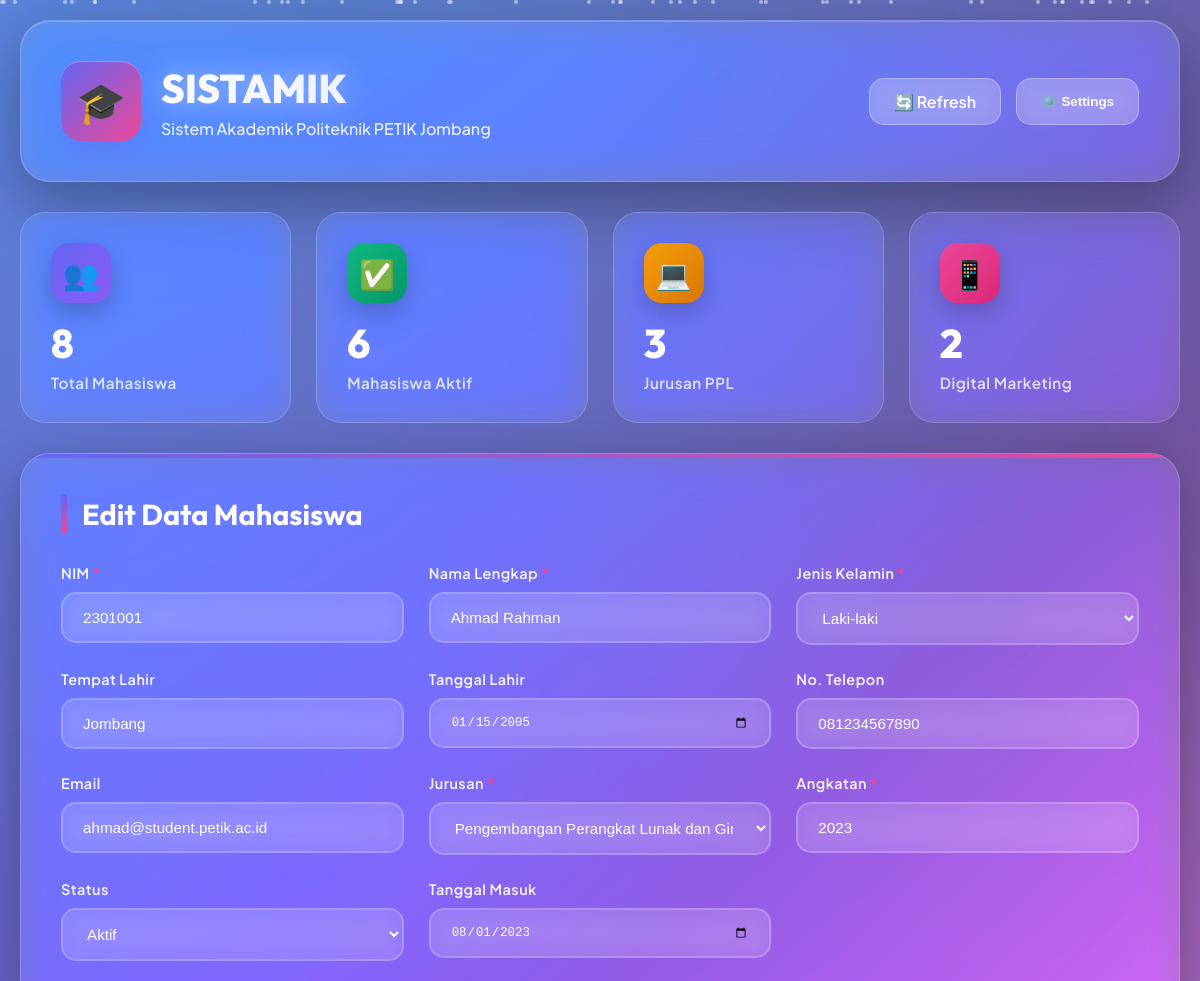
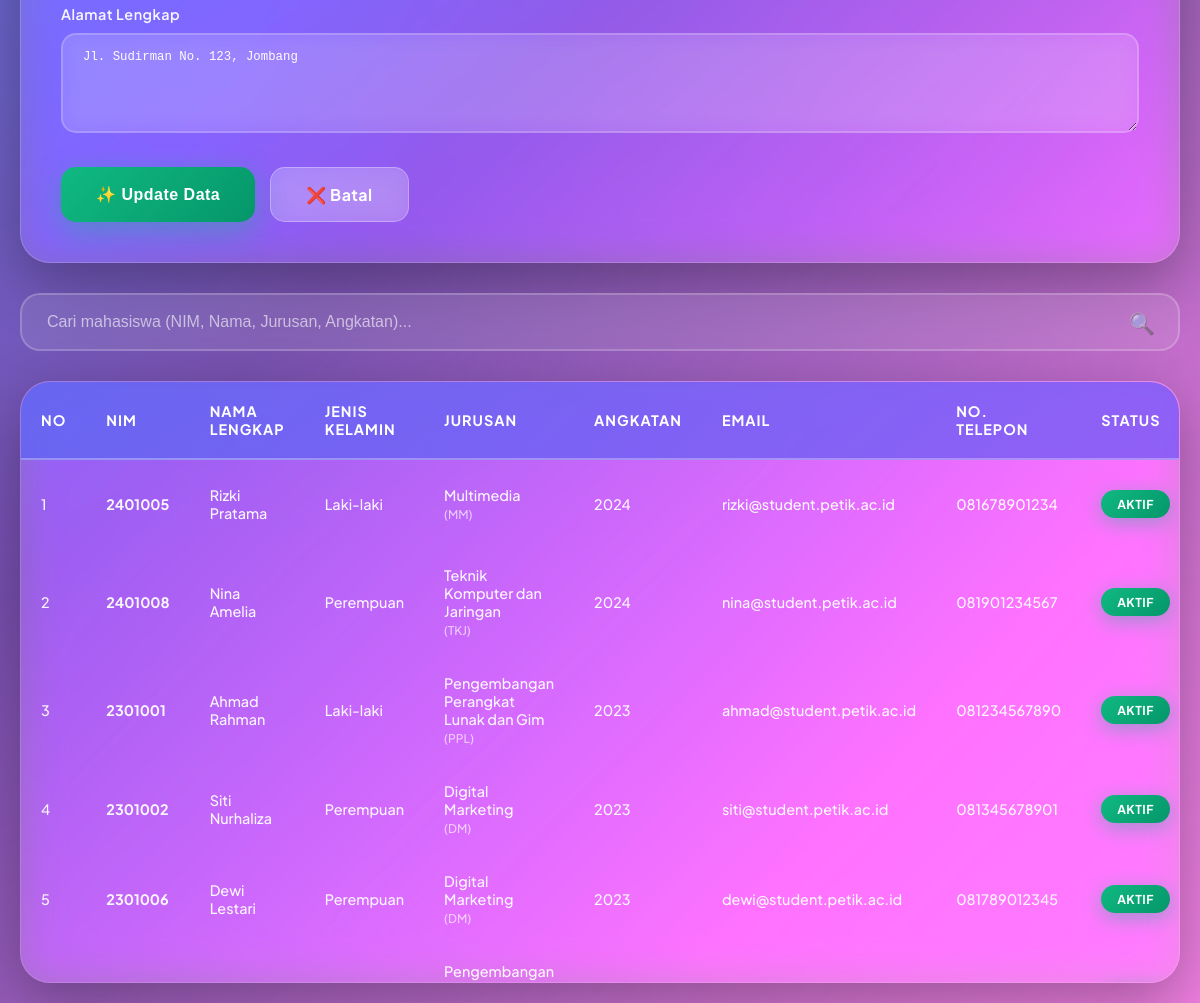
The app's page /?action=edit&id=1 with its own data (2 pictures, top to bottom).
### tables this page shows
CREATE TABLE IF NOT EXISTS mahasiswa (
    id_mahasiswa INT AUTO_INCREMENT PRIMARY KEY,
    nim VARCHAR(20) NOT NULL UNIQUE,
    nama_lengkap VARCHAR(100) NOT NULL,
    jenis_kelamin ENUM('Laki-laki', 'Perempuan') NOT NULL,
    tempat_lahir VARCHAR(50),
    tanggal_lahir DATE,
    alamat TEXT,
    no_telepon VARCHAR(20),
    email VARCHAR(100),
    id_jurusan INT,
    angkatan YEAR NOT NULL,
    status ENUM('Aktif', 'Cuti', 'Lulus', 'DO') DEFAULT 'Aktif',
    tanggal_masuk DATE,
    created_at TIMESTAMP DEFAULT CURRENT_TIMESTAMP,
    updated_at TIMESTAMP DEFAULT CURRENT_TIMESTAMP ON UPDATE CURRENT_TIMESTAMP,
    FOREIGN KEY (id_jurusan) REFERENCES jurusan(id_jurusan) ON DELETE SET NULL
);

CREATE TABLE IF NOT EXISTS jurusan (
    id_jurusan INT AUTO_INCREMENT PRIMARY KEY,
    nama_jurusan VARCHAR(100) NOT NULL,
    kode_jurusan VARCHAR(10) NOT NULL UNIQUE,
    created_at TIMESTAMP DEFAULT CURRENT_TIMESTAMP
);

### index.php (the view, shortened to what this page needs)
<?php
$host = 'localhost';
$dbname = 'db_sistamik';
$username = 'root';
$password = '';
try {
    $pdo = new PDO("mysql:host=$host;dbname=$dbname;charset=utf8mb4", $username, $password);
    $pdo->setAttribute(PDO::ATTR_ERRMODE, PDO::ERRMODE_EXCEPTION);
} catch(PDOException $e) {
    die("Koneksi database gagal: " . $e->getMessage());
}
$edit_data = null;
if (isset($_GET['action']) && $_GET['action'] === 'edit' && isset($_GET['id'])) {
    $stmt = $pdo->prepare("SELECT * FROM mahasiswa WHERE id_mahasiswa = ?");
    $stmt->execute([$_GET['id']]);
    $edit_data = $stmt->fetch(PDO::FETCH_ASSOC);
}
$stmt_jurusan = $pdo->query("SELECT * FROM jurusan ORDER BY nama_jurusan");
$jurusan_list = $stmt_jurusan->fetchAll(PDO::FETCH_ASSOC);
$search = isset($_GET['search']) ? $_GET['search'] : '';
if ($search) {
    $stmt = $pdo->prepare("SELECT m.*, j.nama_jurusan, j.kode_jurusan
                          FROM mahasiswa m
                          LEFT JOIN jurusan j ON m.id_jurusan = j.id_jurusan
                          WHERE m.nim LIKE ? OR m.nama_lengkap LIKE ? OR j.nama_jurusan LIKE ? OR j.kode_jurusan LIKE ? OR m.angkatan LIKE ?
                          ORDER BY m.angkatan DESC, m.nim ASC");
    $search_param = "%$search%";
    $stmt->execute([$search_param, $search_param, $search_param, $search_param, $search_param]);
} else {
    $stmt = $pdo->query("SELECT m.*, j.nama_jurusan, j.kode_jurusan
                        FROM mahasiswa m
                        LEFT JOIN jurusan j ON m.id_jurusan = j.id_jurusan
                        ORDER BY m.angkatan DESC, m.nim ASC");
}
$mahasiswa_list = $stmt->fetchAll(PDO::FETCH_ASSOC);
$total_mahasiswa = count($mahasiswa_list);
$total_aktif = count(array_filter($mahasiswa_list, function($m) { return $m['status'] === 'Aktif'; }));
$total_ppl = count(array_filter($mahasiswa_list, function($m) { return $m['kode_jurusan'] === 'PPL'; }));
$total_dm = count(array_filter($mahasiswa_list, function($m) { return $m['kode_jurusan'] === 'DM'; }));
?>
<!DOCTYPE html>
<html lang="id">
<head>
</head>
<body>
    <div class="particles" id="particles"></div>
    <div class="container">
        <div class="header">
            <div class="header-content">
                <div class="logo-section">
                    <div class="logo-3d">🎓</div>
                    <div class="header-text">
                        <h1>SISTAMIK</h1>
                        <p>Sistem Akademik Politeknik PETIK Jombang</p>
                    </div>
                </div>
                <div class="header-actions">
                    <a href="index.php" class="header-btn">🔄 Refresh</a>
                    <button class="header-btn">⚙️ Settings</button>
                </div>
            </div>
        </div>
        <div class="stats">
            <div class="stat-card">
                <div class="stat-icon">👥</div>
                <div class="stat-content">
                    <h3><?php echo $total_mahasiswa; ?></h3>
                    <p>Total Mahasiswa</p>
                </div>
            </div>
            <div class="stat-card">
                <div class="stat-icon">✅</div>
                <div class="stat-content">
                    <h3><?php echo $total_aktif; ?></h3>
                    <p>Mahasiswa Aktif</p>
                </div>
            </div>
            <div class="stat-card">
                <div class="stat-icon">💻</div>
                <div class="stat-content">
                    <h3><?php echo $total_ppl; ?></h3>
                    <p>Jurusan PPL</p>
                </div>
            </div>
            <div class="stat-card">
                <div class="stat-icon">📱</div>
                <div class="stat-content">
                    <h3><?php echo $total_dm; ?></h3>
                    <p>Digital Marketing</p>
                </div>
            </div>
        </div>
        <div class="form-section">
            <h2><?php echo $edit_data ? 'Edit Data Mahasiswa' : 'Tambah Data Mahasiswa Baru'; ?></h2>
            <form method="POST" action="">
                <div class="form-grid">
                    <div class="form-group">
                        <label for="nim">NIM <span style="color:#EC4899">*</span></label>
                        <input type="text" id="nim" name="nim" placeholder="Contoh: 2301001" value="<?php echo $edit_data ? htmlspecialchars($edit_data['nim']) : ''; ?>" required>
                    </div>
                    <div class="form-group">
                        <label for="nama_lengkap">Nama Lengkap <span style="color:#EC4899">*</span></label>
                        <input type="text" id="nama_lengkap" name="nama_lengkap" placeholder="Nama lengkap mahasiswa" value="<?php echo $edit_data ? htmlspecialchars($edit_data['nama_lengkap']) : ''; ?>" required>
                    </div>
                    <div class="form-group">
                        <label for="jenis_kelamin">Jenis Kelamin <span style="color:#EC4899">*</span></label>
                        <select id="jenis_kelamin" name="jenis_kelamin" required>
                            <option value="Laki-laki" <?php echo ($edit_data && $edit_data['jenis_kelamin'] == 'Laki-laki') ? 'selected' : ''; ?>>Laki-laki</option>
                        </select>
                    </div>
                    <div class="form-group">
                        <label for="tempat_lahir">Tempat Lahir</label>
                        <input type="text" id="tempat_lahir" name="tempat_lahir" placeholder="Contoh: Jombang" value="<?php echo $edit_data ? htmlspecialchars($edit_data['tempat_lahir']) : ''; ?>">
                    </div>
                    <div class="form-group">
                        <label for="tanggal_lahir">Tanggal Lahir</label>
                        <input type="date" id="tanggal_lahir" name="tanggal_lahir" value="<?php echo $edit_data ? $edit_data['tanggal_lahir'] : ''; ?>">
                    </div>
                    <div class="form-group">
                        <label for="no_telepon">No. Telepon</label>
                        <input type="text" id="no_telepon" name="no_telepon" placeholder="085xxxxxxxxx" value="<?php echo $edit_data ? htmlspecialchars($edit_data['no_telepon']) : ''; ?>">
                    </div>
                    <div class="form-group">
                        <label for="email">Email</label>
                        <input type="email" id="email" name="email" placeholder="mahasiswa@student.petik.ac.id" value="<?php echo $edit_data ? htmlspecialchars($edit_data['email']) : ''; ?>">
                    </div>
                    <div class="form-group">
                        <label for="id_jurusan">Jurusan <span style="color:#EC4899">*</span></label>
                        <select id="id_jurusan" name="id_jurusan" required>
                            <?php foreach ($jurusan_list as $jurusan): ?>
                            <option value="<?php echo $jurusan['id_jurusan']; ?>" <?php echo ($edit_data && $edit_data['id_jurusan'] == $jurusan['id_jurusan']) ? 'selected' : ''; ?>>
                                <?php echo htmlspecialchars($jurusan['nama_jurusan']); ?>
                            </option>
                            <?php endforeach; ?>
                        </select>
                    </div>
                    <div class="form-group">
                        <label for="angkatan">Angkatan <span style="color:#EC4899">*</span></label>
                        <input type="number" id="angkatan" name="angkatan" placeholder="Contoh: 2024" min="2000" max="2100" value="<?php echo $edit_data ? $edit_data['angkatan'] : ''; ?>" required>
                    </div>
                    <div class="form-group">
                        <label for="status">Status</label>
                        <select id="status" name="status">
                            <option value="Aktif" <?php echo ($edit_data && $edit_data['status'] == 'Aktif') ? 'selected' : ''; ?>>Aktif</option>
                        </select>
                    </div>
                    <div class="form-group">
                        <label for="tanggal_masuk">Tanggal Masuk</label>
                        <input type="date" id="tanggal_masuk" name="tanggal_masuk" value="<?php echo $edit_data ? $edit_data['tanggal_masuk'] : ''; ?>">
                    </div>
                </div>
                <div class="form-group" style="margin-top: 25px;">
                    <label for="alamat">Alamat Lengkap</label>
                    <textarea id="alamat" name="alamat" placeholder="Alamat lengkap mahasiswa"><?php echo $edit_data ? htmlspecialchars($edit_data['alamat']) : ''; ?></textarea>
                </div>
                <div class="form-actions">
                    <?php if ($edit_data): ?>
                    <button type="submit" class="btn btn-success">✨ Update Data</button>
                    <a href="index.php" class="btn btn-cancel">❌ Batal</a>
                    <?php else: ?>
                    <button type="submit" class="btn btn-primary">💾 Simpan Data</button>
                    <button type="reset" class="btn btn-cancel">🔄 Reset Form</button>
                    <?php endif; ?>
                </div>
            </form>
        </div>
        <div class="search-container">
            <form method="GET" action="">
                <div class="search-box">
                    <input type="text" name="search" placeholder="Cari mahasiswa (NIM, Nama, Jurusan, Angkatan)..." value="<?php echo htmlspecialchars($search); ?>">
                    <span class="search-icon">🔍</span>
                </div>
            </form>
        </div>
        <div class="table-container">
            <div class="table-wrapper">
                <table>
                    <thead>
                        <tr>
                            <th>No</th>
                            <th>NIM</th>
                            <th>Nama Lengkap</th>
                            <th>Jenis Kelamin</th>
                            <th>Jurusan</th>
                            <th>Angkatan</th>
                            <th>Email</th>
                            <th>No. Telepon</th>
                            <th>Status</th>
                        </tr>
                    </thead>
                    <tbody>
                        <?php if (count($mahasiswa_list) > 0): ?>
                            <?php foreach ($mahasiswa_list as $index => $mahasiswa): ?>
                            <tr style="animation-delay: <?php echo $index * 0.05; ?>s">
                                <td><?php echo $index + 1; ?></td>
                                <td><strong><?php echo htmlspecialchars($mahasiswa['nim']); ?></strong></td>
                                <td><?php echo htmlspecialchars($mahasiswa['nama_lengkap']); ?></td>
                                <td><?php echo htmlspecialchars($mahasiswa['jenis_kelamin']); ?></td>
                                <td>
                                    <?php echo htmlspecialchars($mahasiswa['nama_jurusan']); ?><br>
                                    <small style="opacity: 0.7;">(<?php echo htmlspecialchars($mahasiswa['kode_jurusan']); ?>)</small>
                                </td>
                                <td><?php echo htmlspecialchars($mahasiswa['angkatan']); ?></td>
                                <td><?php echo $mahasiswa['email'] ? htmlspecialchars($mahasiswa['email']) : '-'; ?></td>
                                <td><?php echo $mahasiswa['no_telepon'] ? htmlspecialchars($mahasiswa['no_telepon']) : '-'; ?></td>
                                <td><span class="status-badge status-<?php echo strtolower($mahasiswa['status']); ?>"><?php echo htmlspecialchars($mahasiswa['status']); ?></span></td>
                            </tr>
                            <?php endforeach; ?>
                        <?php endif; ?>
                    </tbody>
                </table>
            </div>
        </div>
    </div>
</body>
</html>

### records on screen
mahasiswa: nim "2301001", nama_lengkap "Ahmad Rahman", jenis_kelamin "Laki-laki", tempat_lahir "Jombang", tanggal_lahir "01/15/2005", no_telepon "081234567890", email "ahmad@student.petik.ac.id", id_jurusan "Pengembangan Perangkat Lunak dan Gim", angkatan "2023", status "Aktif", tanggal_masuk "08/01/2023", alamat "Jl. Sudirman No. 123, Jombang", id_jurusan.nama_jurusan "Pengembangan Perangkat Lunak dan Gim", id_jurusan.kode_jurusan "PPL", status "AKTIF"
mahasiswa: nim "2401005", nama_lengkap "Rizki Pratama", jenis_kelamin "Laki-laki", id_jurusan.nama_jurusan "Multimedia", id_jurusan.kode_jurusan "MM", angkatan "2024", email "rizki@student.petik.ac.id", no_telepon "081678901234", status "AKTIF"
mahasiswa: nim "2401008", nama_lengkap "Nina Amelia", jenis_kelamin "Perempuan", id_jurusan.nama_jurusan "Teknik Komputer dan Jaringan", id_jurusan.kode_jurusan "TKJ", angkatan "2024", email "nina@student.petik.ac.id", no_telepon "081901234567", status "AKTIF"
mahasiswa: nim "2301002", nama_lengkap "Siti Nurhaliza", jenis_kelamin "Perempuan", id_jurusan.nama_jurusan "Digital Marketing", id_jurusan.kode_jurusan "DM", angkatan "2023", email "siti@student.petik.ac.id", no_telepon "081345678901", status "AKTIF"
mahasiswa: nim "2301006", nama_lengkap "Dewi Lestari", jenis_kelamin "Perempuan", id_jurusan.nama_jurusan "Digital Marketing", id_jurusan.kode_jurusan "DM", angkatan "2023", email "dewi@student.petik.ac.id", no_telepon "081789012345", status "AKTIF"
mahasiswa: id_jurusan.nama_jurusan "Pengembangan…"

### other values on screen
$total_mahasiswa "8"
$total_aktif "6"
$total_ppl "3"
$total_dm "2"
